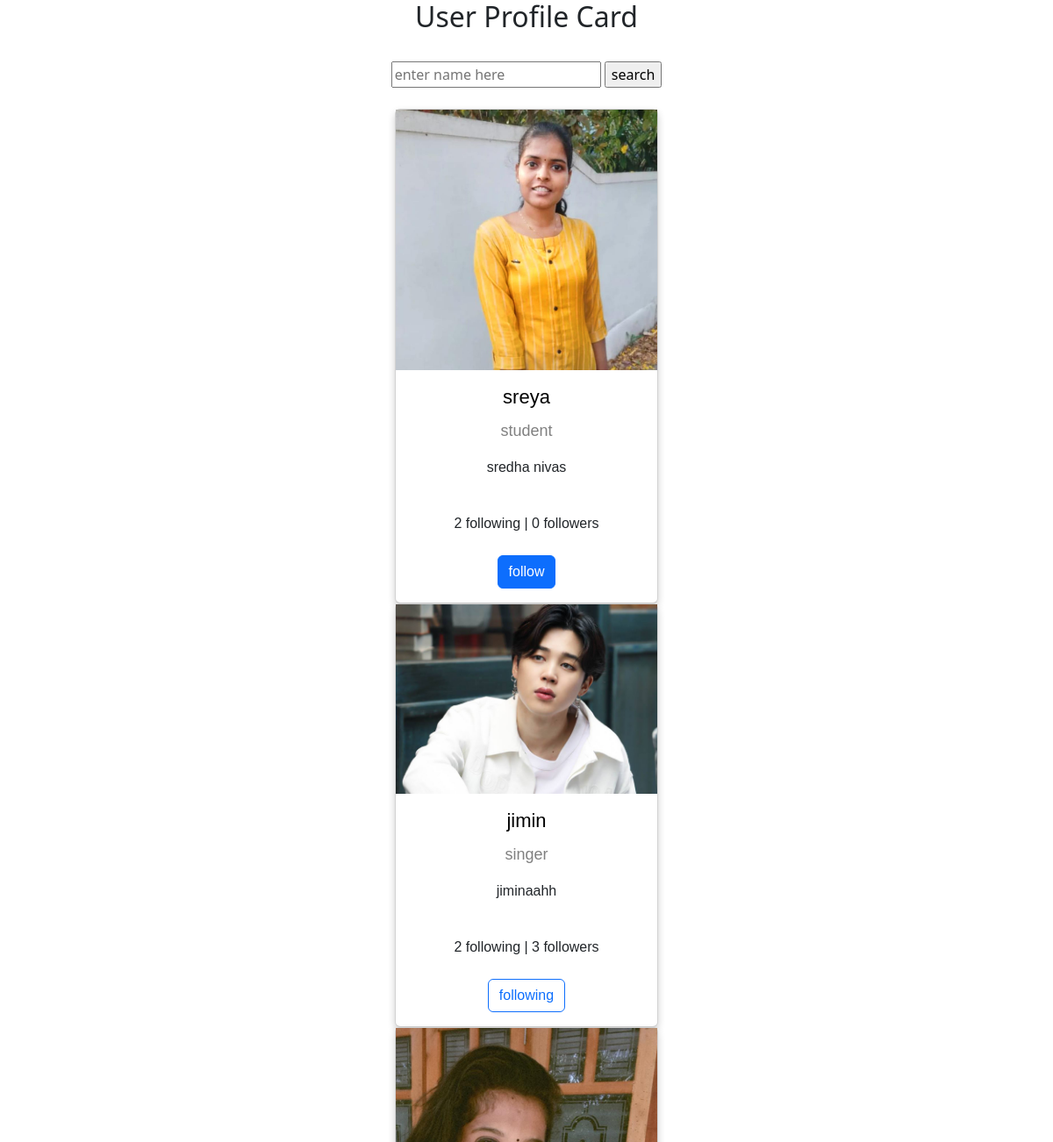
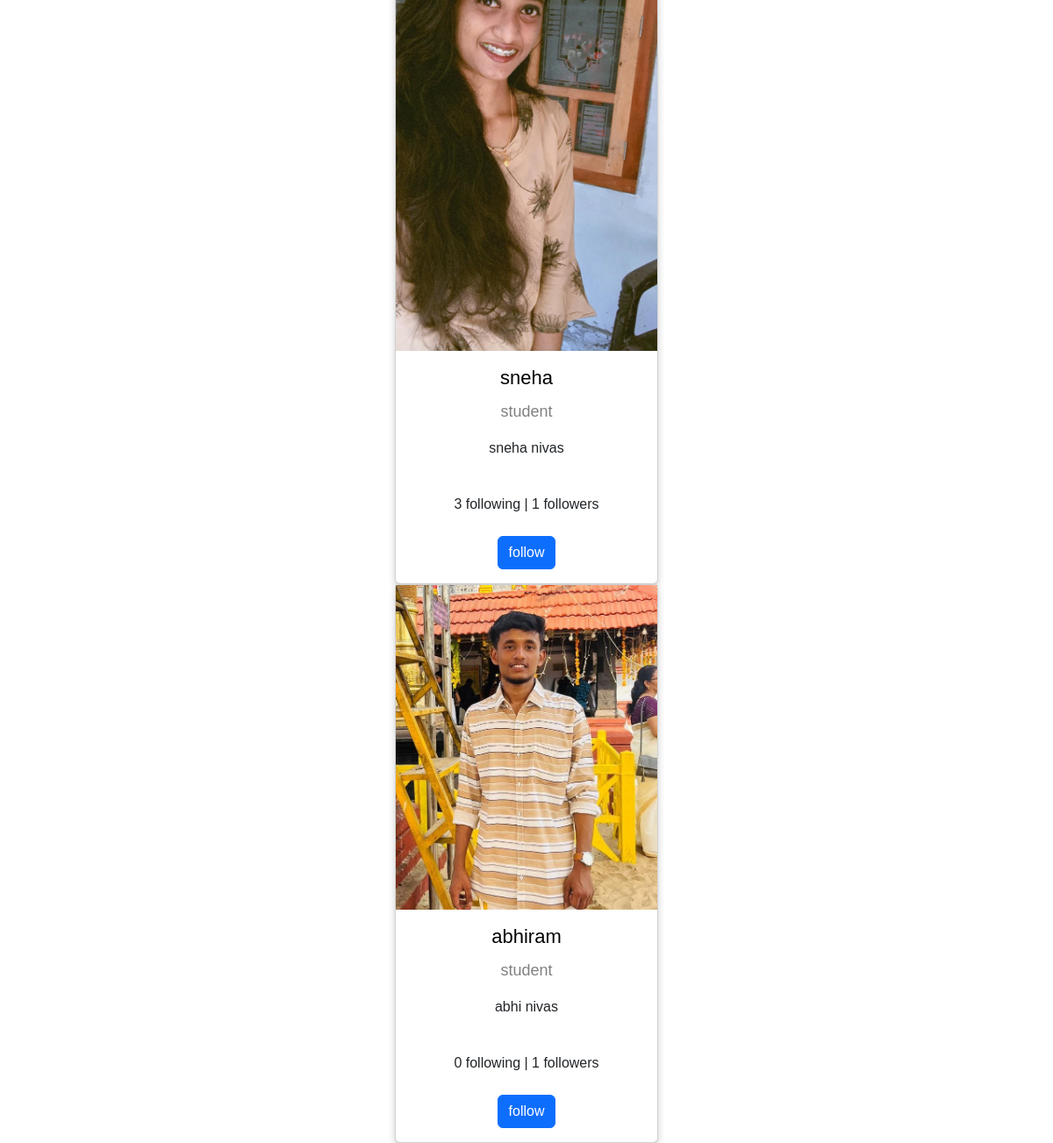
The page /profile/list/ (signed in) on the database as committed earlier (2 pictures, top to bottom).
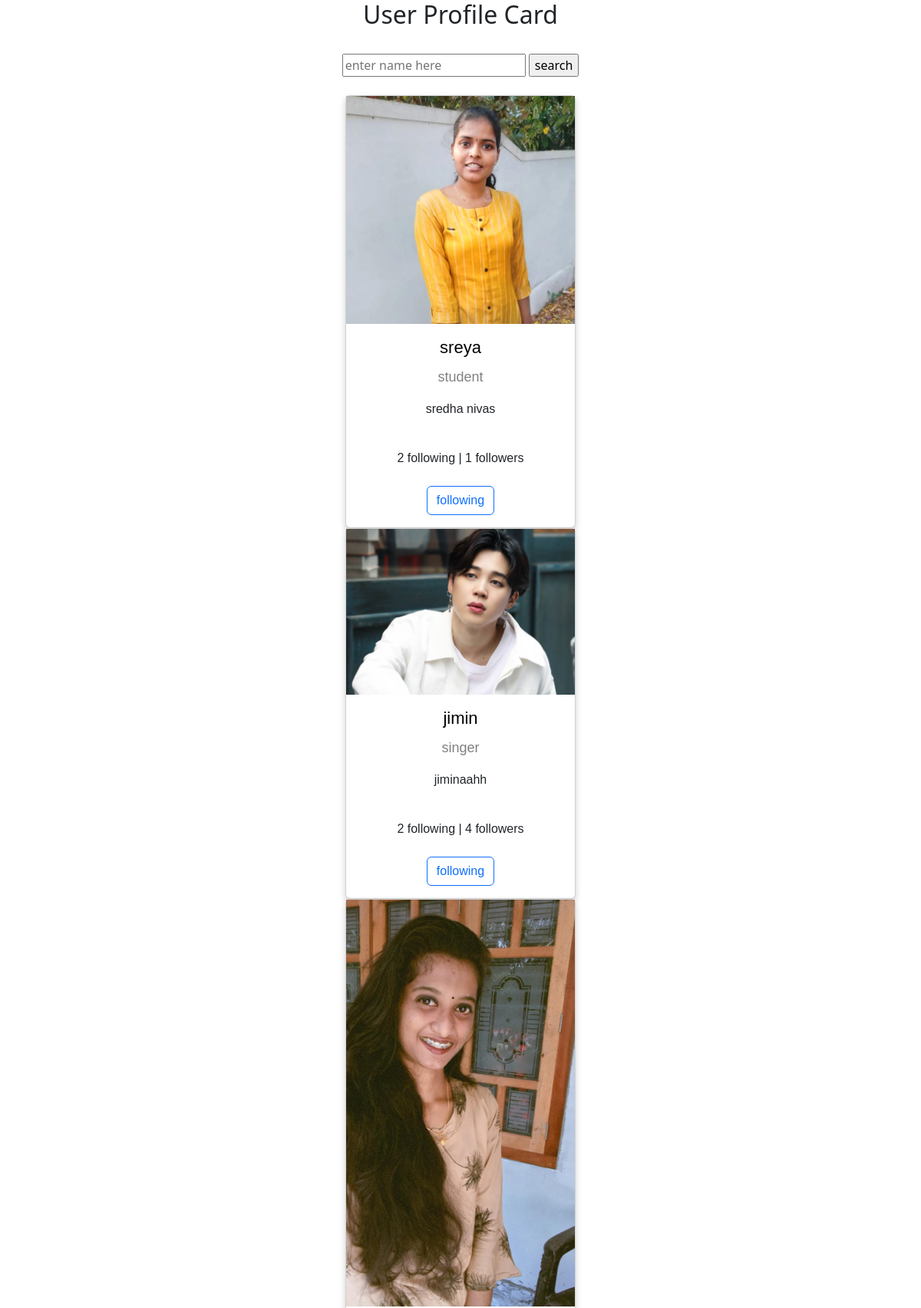
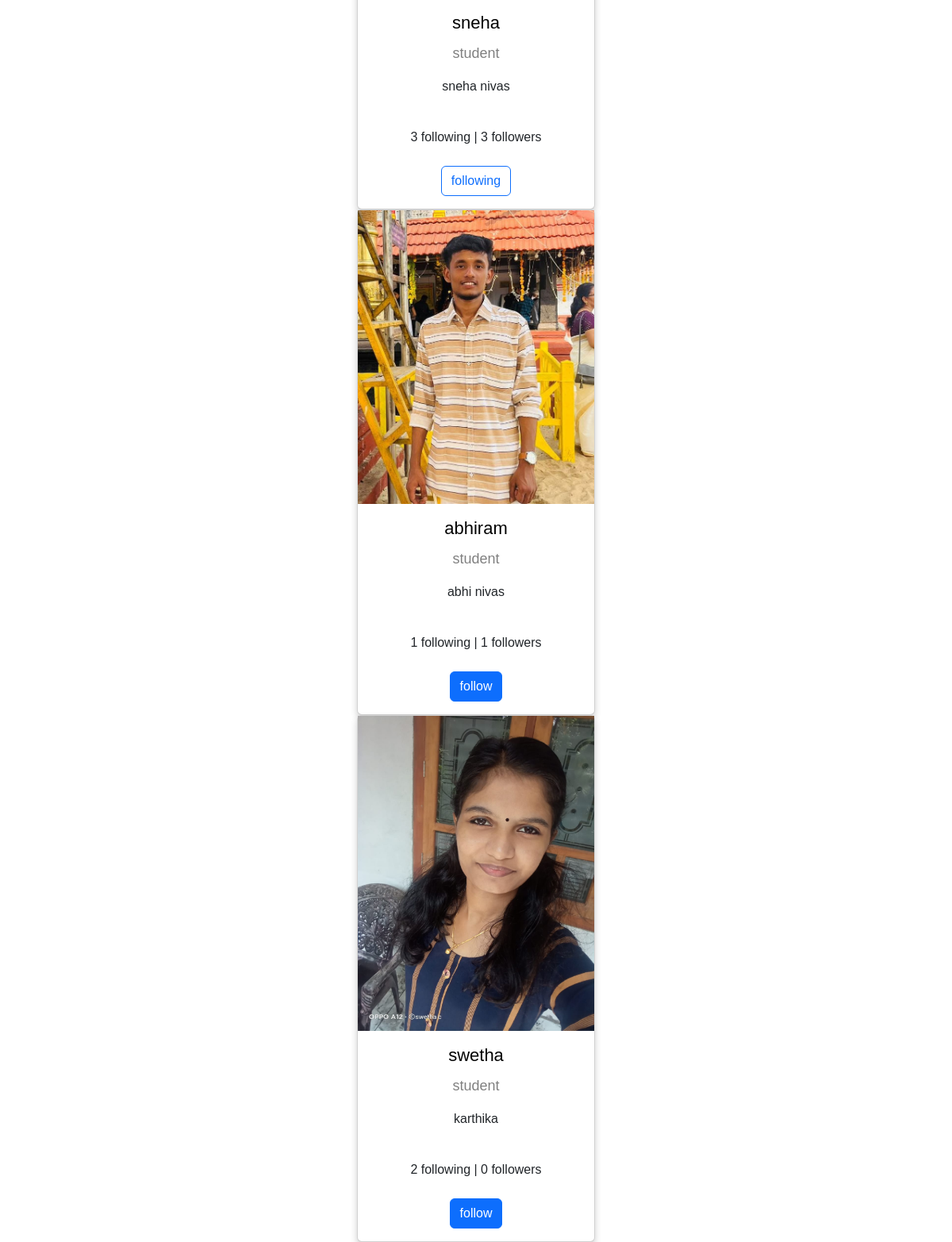
The same page on the database as committed later (2 pictures, top to bottom).
### myapp/models.py (models this page shows, shortened)
class UserProfile(models.Model):
    user=models.OneToOneField(User,on_delete=models.CASCADE,related_name="profile")
    profile_pic=models.ImageField(upload_to="profilepics",blank=True,default="/profilepics/default.avif")
    bio=models.CharField(max_length=200,null=True)
    address=models.CharField(max_length=200,null=True)
    dob=models.DateTimeField(null=True)
    following=models.ManyToManyField("self",related_name="followed_by",symmetrical=False)
    created_date=models.DateTimeField(auto_now_add=True)
    coverpic=models.ImageField(upload_to="coverpic",blank=True,default="/profilepics/cover.jpg")
    def __str__(self):
        return self.user.username

### myapp/views.py (the view, shortened to what this page needs)
# urls.py: path("profile/list/",views.ProfileListView.as_view(),name="profile-list"),
class ProfileListView(ListView):
    model=UserProfile
    template_name="profile-list.html"
    context_object_name="profiles"
    def get_queryset(self):
        return UserProfile.objects.exclude(user=self.request.user)

### myapp/templates/profile-list.html (shortened to what this page needs)
<!DOCTYPE html>
<html>
<head>
<link rel="stylesheet" href="https://cdnjs.cloudflare.com/ajax/libs/font-awesome/4.7.0/css/font-awesome.min.css">
<link href="https://cdn.jsdelivr.net/npm/bootstrap@5.3.0-alpha3/dist/css/bootstrap.min.css" rel="stylesheet">
</head>
<body>
<h2 style="text-align:center">User Profile Card</h2>
<form action="" method="post">
  <div class="text-center p-4">
    <input type="text" name="username" placeholder="enter name here">
  <input type="submit" value="search">
  </div>
</form>
{%for profile in profiles%}
<div class="card">
    {%if profile.profile_pic%}
    <img src="{{profile.profile_pic.url}}" alt="John" style="width:100%">
    {%endif%}
    <h1><a href="{%url 'profiledetail' profile.id%}">{{profile}}</a></h1>
    <p class="title">{{profile.bio}}</p>
    <p>{{profile.address}}</p>
    <div style="margin: 24px 0;">
        {{profile.following.all.count}} following |
        {{profile.followed_by.all.count}} followers
    </div>
    <p>
        {%if request.user.profile in profile.followed_by.all%}
        <a href="{%url 'unfollow' profile.id%}" class="btn btn-outline-primary">following</a>
        {%else%}
        <a href="{%url 'follow' profile.id%}" class="btn btn-primary">follow</a>
        {%endif%}
    </p>
  </div>
{%endfor%}
</body>
</html>

### myapp/templates/profile-list.html (style rules this page uses)
.card { box-shadow: 0 4px 8px 0 rgba(0, 0, 0, 0.2); max-width: 300px; margin: auto; text-align: center; font-family: arial; }
.title { color: grey; font-size: 18px; }
a { text-decoration: none; font-size: 22px; color: black; }

Rows that differ between the two databases and show on the page:
computed for UserProfile "sredha nivas": followed_by.all.count "0" → "1"; text "follow" → "following"
computed for UserProfile "singer": followed_by.all.count "3" → "4"
computed for UserProfile "sneha nivas": followed_by.all.count "1" → "3"; text "follow" → "following"
computed for UserProfile "abhi nivas": following.all.count "0" → "1"
added UserProfile: profile_pic (picture), user.username "swetha", bio "student", address "karthika", following.all.count "2", followed_by.all.count "0"
